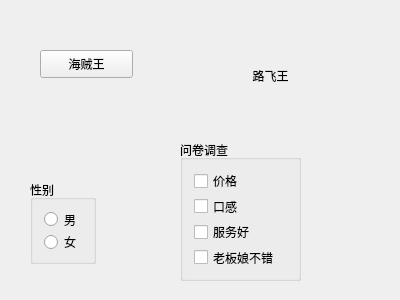
<?xml version="1.0" encoding="UTF-8"?>
<ui version="4.0">
 <class>Widget</class>
 <widget class="QWidget" name="Widget">
  <property name="geometry">
   <rect>
    <x>0</x>
    <y>0</y>
    <width>400</width>
    <height>300</height>
   </rect>
  </property>
  <property name="windowTitle">
   <string>Widget</string>
  </property>
  <widget class="QPushButton" name="pushButton">
   <property name="geometry">
    <rect>
     <x>40</x>
     <y>50</y>
     <width>93</width>
     <height>28</height>
    </rect>
   </property>
   <property name="text">
    <string>海贼王</string>
   </property>
   <property name="icon">
    <iconset resource="res.qrc">
     <normaloff>:/Image/OnePiece.png</normaloff>:/Image/OnePiece.png</iconset>
   </property>
   <property name="iconSize">
    <size>
     <width>40</width>
     <height>40</height>
    </size>
   </property>
   <property name="default">
    <bool>false</bool>
   </property>
  </widget>
  <widget class="QToolButton" name="toolButton">
   <property name="geometry">
    <rect>
     <x>190</x>
     <y>40</y>
     <width>161</width>
     <height>71</height>
    </rect>
   </property>
   <property name="text">
    <string>路飞王</string>
   </property>
   <property name="icon">
    <iconset resource="res.qrc">
     <normaloff>:/Image/Luffy.png</normaloff>:/Image/Luffy.png</iconset>
   </property>
   <property name="iconSize">
    <size>
     <width>48</width>
     <height>48</height>
    </size>
   </property>
   <property name="toolButtonStyle">
    <enum>Qt::ToolButtonTextBesideIcon</enum>
   </property>
   <property name="autoRaise">
    <bool>true</bool>
   </property>
  </widget>
  <widget class="QGroupBox" name="groupBox">
   <property name="geometry">
    <rect>
     <x>30</x>
     <y>180</y>
     <width>66</width>
     <height>84</height>
    </rect>
   </property>
   <property name="title">
    <string>性别</string>
   </property>
   <layout class="QVBoxLayout" name="verticalLayout">
    <item>
     <widget class="QRadioButton" name="radioButtonMan">
      <property name="text">
       <string>男</string>
      </property>
     </widget>
    </item>
    <item>
     <widget class="QRadioButton" name="radioButtonWoman">
      <property name="text">
       <string>女</string>
      </property>
     </widget>
    </item>
   </layout>
  </widget>
  <widget class="QGroupBox" name="groupBox_2">
   <property name="geometry">
    <rect>
     <x>180</x>
     <y>140</y>
     <width>121</width>
     <height>141</height>
    </rect>
   </property>
   <property name="title">
    <string>问卷调查</string>
   </property>
   <layout class="QVBoxLayout" name="verticalLayout_2">
    <item>
     <widget class="QCheckBox" name="checkBox">
      <property name="text">
       <string>价格</string>
      </property>
     </widget>
    </item>
    <item>
     <widget class="QCheckBox" name="checkBox_2">
      <property name="text">
       <string>口感</string>
      </property>
     </widget>
    </item>
    <item>
     <widget class="QCheckBox" name="checkBox_3">
      <property name="text">
       <string>服务好</string>
      </property>
     </widget>
    </item>
    <item>
     <widget class="QCheckBox" name="checkBox_Boss">
      <property name="text">
       <string>老板娘不错</string>
      </property>
      <property name="tristate">
       <bool>true</bool>
      </property>
     </widget>
    </item>
   </layout>
  </widget>
 </widget>
 <layoutdefault spacing="6" margin="11"/>
 <resources>
  <include location="res.qrc"/>
 </resources>
 <connections/>
</ui>
